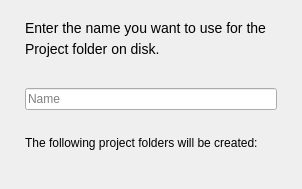
      <widget class="QWidget" name="project_name_scroll_area_contents">
       <property name="geometry">
        <rect>
         <x>0</x>
         <y>0</y>
         <width>302</width>
         <height>189</height>
        </rect>
       </property>
       <layout class="QVBoxLayout" name="project_contents_layout">
        <property name="leftMargin">
         <number>25</number>
        </property>
        <property name="topMargin">
         <number>20</number>
        </property>
        <property name="rightMargin">
         <number>25</number>
        </property>
        <property name="bottomMargin">
         <number>20</number>
        </property>
        <item>
         <widget class="QLabel" name="project_name_subheader">
          <property name="styleSheet">
           <string notr="true">font-size: 14px;</string>
          </property>
          <property name="text">
           <string>&lt;p style=&quot;line-height: 130%&quot;&gt;Enter the name you want to use for the Project folder on disk.&lt;/p&gt;</string>
          </property>
          <property name="wordWrap">
           <bool>true</bool>
          </property>
         </widget>
        </item>
        <item>
         <spacer name="verticalSpacer_18">
          <property name="orientation">
           <enum>Qt::Vertical</enum>
          </property>
          <property name="sizeType">
           <enum>QSizePolicy::Fixed</enum>
          </property>
          <property name="sizeHint" stdset="0">
           <size>
            <width>20</width>
            <height>20</height>
           </size>
          </property>
         </spacer>
        </item>
        <item>
         <widget class="QLineEdit" name="project_name">
          <property name="toolTip">
           <string>&lt;html&gt;&lt;head/&gt;&lt;body&gt;&lt;p&gt;Enter a valid project name.&lt;/p&gt;&lt;/body&gt;&lt;/html&gt;</string>
          </property>
          <property name="placeholderText">
           <string>Name</string>
          </property>
         </widget>
        </item>
        <item>
         <spacer name="verticalSpacer_23">
          <property name="orientation">
           <enum>Qt::Vertical</enum>
          </property>
          <property name="sizeType">
           <enum>QSizePolicy::Fixed</enum>
          </property>
          <property name="sizeHint" stdset="0">
           <size>
            <width>20</width>
            <height>20</height>
           </size>
          </property>
         </spacer>
        </item>
        <item>
         <widget class="QLabel" name="project_directories">
          <property name="sizePolicy">
           <sizepolicy hsizetype="Preferred" vsizetype="Preferred">
            <horstretch>0</horstretch>
            <verstretch>0</verstretch>
           </sizepolicy>
          </property>
          <property name="frameShape">
           <enum>QFrame::NoFrame</enum>
          </property>
          <property name="text">
           <string>The following project folders will be created:</string>
          </property>
          <property name="alignment">
           <set>Qt::AlignLeading|Qt::AlignLeft|Qt::AlignTop</set>
          </property>
          <property name="buddy">
           <cstring>project_name</cstring>
          </property>
         </widget>
        </item>
       </layout>
      </widget>
